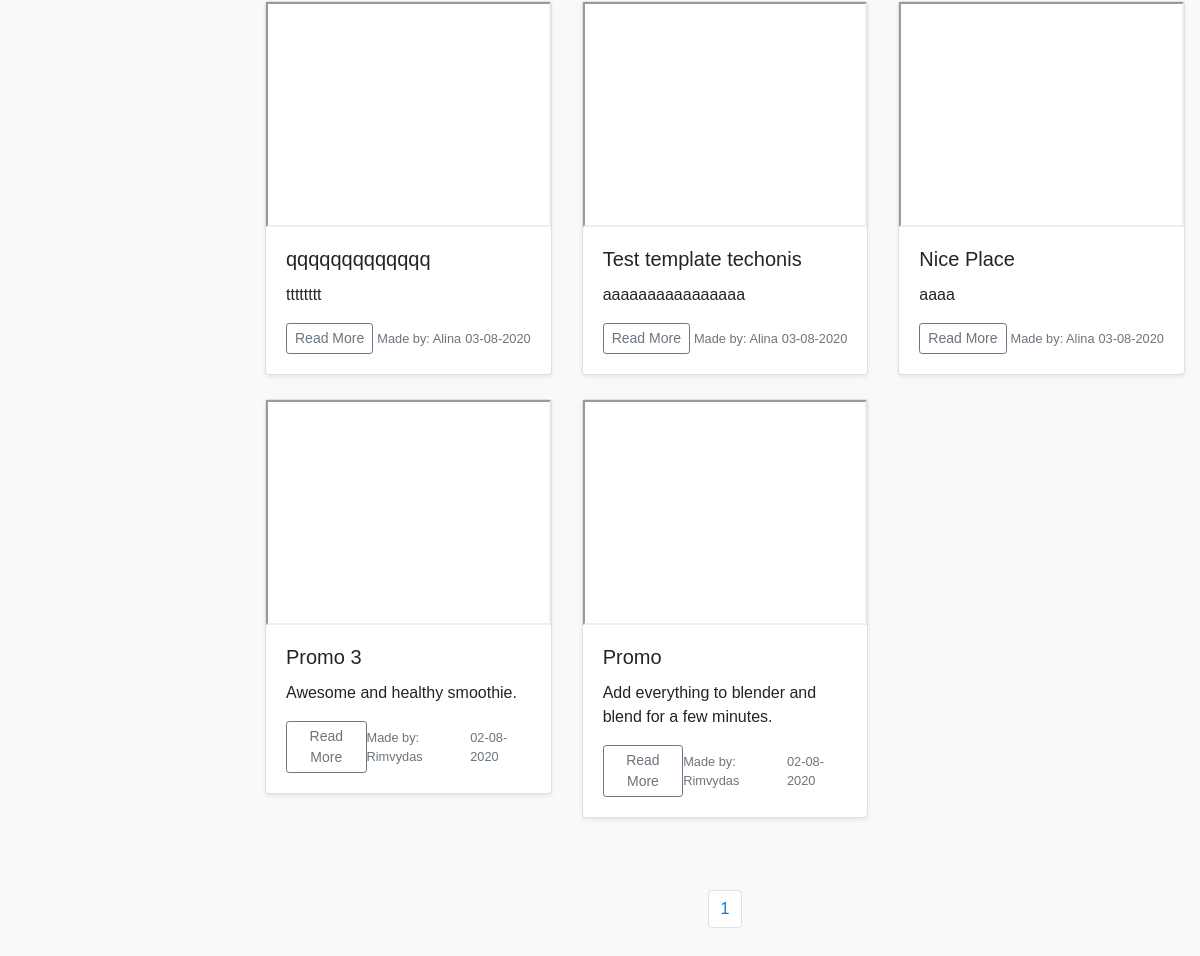
Page /all_recipes.html (lower part) on the earlier database version.
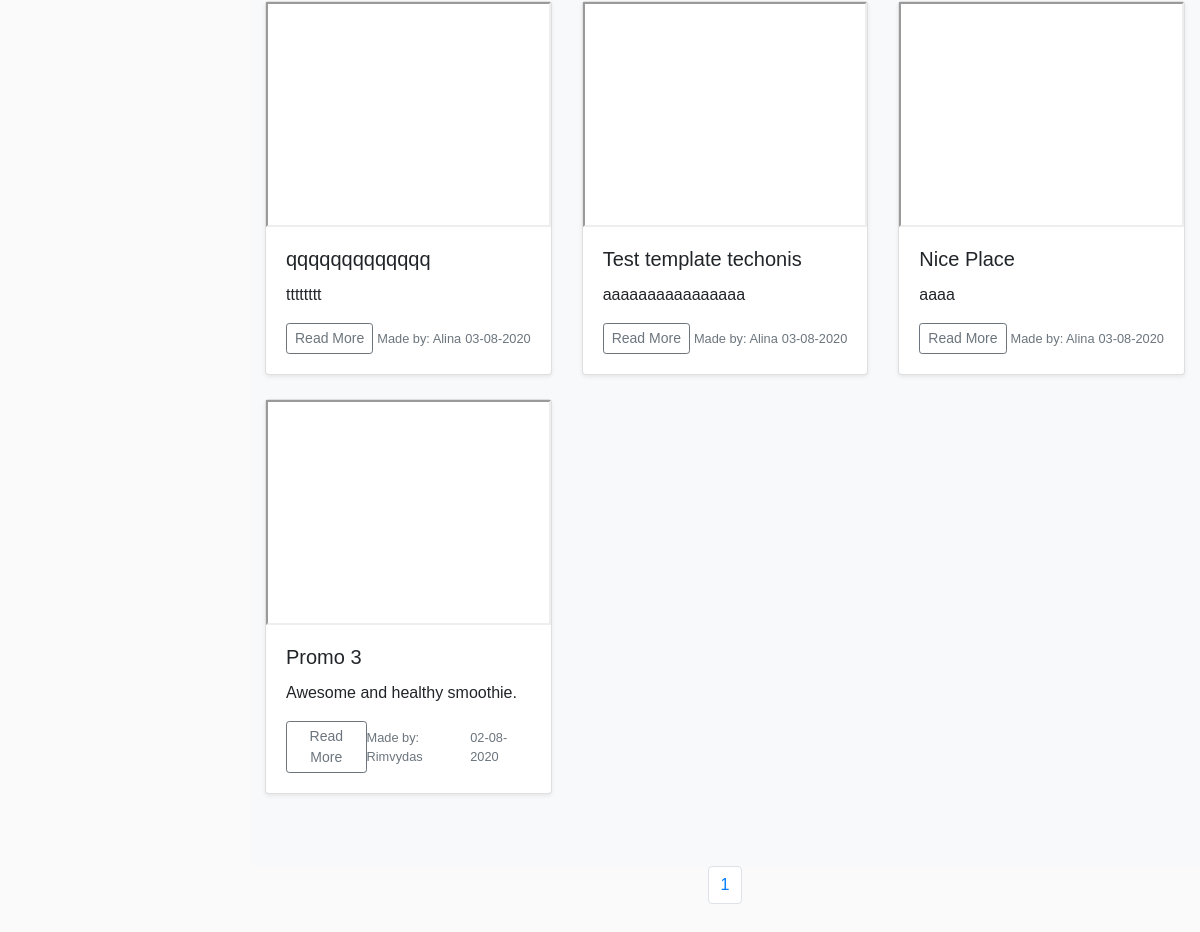
Same page on the later database version.
### po3/models.py (models this page shows, shortened)
class Recipe(db.Model):
    users = db.relationship(User)
    id = db.Column(db.Integer,primary_key=True)
    user_id = db.Column(db.Integer,db.ForeignKey('users.id'))
    date = db.Column(db.DateTime,nullable=False,default=datetime.today)
    title = db.Column(db.String(140),nullable=False)
    description = db.Column(db.Text,nullable=False)
    ingriedient1 = db.Column(db.String(16),nullable=False)
    ingriedient2 = db.Column(db.String(16),nullable=False)
    ingriedient3 = db.Column(db.String(16),nullable=False)
    smoothie_video = db.Column(db.String(128),nullable=False)

class User(db.Model,UserMixin):
    __tablename__ = 'users'
    id = db.Column(db.Integer,primary_key=True)
    email = db.Column(db.String(128),unique=True,index=True,nullable=False)
    username = db.Column(db.String(32),nullable=False,unique=True)
    password_hash = db.Column(db.String(128))
    first_name = db.Column(db.String(64),nullable=False)
    last_name = db.Column(db.String(64),nullable=False)
    profile_image = db.Column(db.String(128),default='default.svg')
    short_story = db.Column(db.Text(),default="This is my short story")
    recipes = db.relationship('Recipe',backref='chef',lazy=True)

### po3/core/views.py (the view)
@core.route('/all_recipes.html')
def all_recipes():
    page = request.args.get('page',1,type=int)
    recipe_cards = Recipe.query.order_by(Recipe.date.desc()).paginate(page=page,per_page=9)
    return render_template('all_recipes.html',recipe_cards=recipe_cards)

### po3/templates/all_recipes.html (shortened to what this page needs)
{% extends 'base.html' %}
{% block content %}
  <div class="album py-5 bg-light">
    <div class="container">
      <div class="row">
        {% for recipe in recipe_cards.items %}
        <div class="col-md-4">
          <div class="card mb-4 shadow-sm">
            <iframe width="100%" height="225" src="{{recipe.smoothie_video}}"></iframe>
            <div class="card-body">
              <h5 class="card-title">{{recipe.title}}</h5>
              <p class="card-text">{{recipe.description|truncate(50)}}</p>
              <div class="d-flex justify-content-between align-items-center">
                <div class="btn-group">
                  <button type="button" class="btn btn-sm btn-outline-secondary"><a href="{{url_for('recipe_cards.recipe_card',recipe_card_id=recipe.id)}}">Read More</a></button>
                </div>
                <small class="text-muted">Made by: <a href="{{url_for('users.user_recipes',username=recipe.chef.username)}}">{{recipe.chef.first_name}}</a></small>
                <small class="text-muted">{{recipe.date.strftime('%d-%m-%Y')}}</small>
              </div>
            </div>
          </div>
        </div>
        {% endfor %}
      </div>
    </div>
  </div>
  <section>
      <nav aria-label="Page navigation example" class="d-xl-flex justify-content-center pb-5">
        <ul class="pagination">
        {% for page_number in recipe_cards.iter_pages(left_edge=1, right_edge=1, left_current=1, right_current=2) %}
          {% if recipe_cards.page == page_number %}
          <li class="page-item">
            <a class="page-link" href="{{url_for('core.all_recipes', page=page_number)}}">{{page_number}}</a>
          </li>
          {% else %}
          <li class="page-item">
            <a class="page-link" href="{{url_for('core.all_recipes', page=page_number)}}">{{page_number}}</a>
          </li>
          {% endif %}
        {% endfor %}
        </ul>
      </nav>
  </section>
{% endblock %}

### po3/templates/base.html (shortened to what this page needs)
<!DOCTYPE html>
<html lang="en-US">
<head>
    <link rel="stylesheet" href="https://stackpath.bootstrapcdn.com/bootstrap/4.5.0/css/bootstrap.min.css">
    <link rel="stylesheet" href="https://maxst.icons8.com/vue-static/landings/line-awesome/line-awesome/1.3.0/css/line-awesome.min.css">
    <link rel="stylesheet" href="{{ url_for('static', filename='css/style.css') }}">
</head>
<body>
    <div class="wrapper">
        <div id="recipes">
            {% block content %}
            {% endblock %}
        </div>
    </div>
</body>
</html>

### po3/static/css/style.css (style rules this page uses)
:root { --mainBlack: #242424; --mainBlue: #32B1CD; --mainPink: #D14398; --mainWhite: #FAFAFA; --mainGrey: #3D4849; --mainFont: 'Roboto'; --secondFont: 'Ubuntu'; }
html { height: 100vh; }
body { font-family: 'Arial'; background: var(--mainWhite); }
a, a:hover, a:focus { color: inherit; text-decoration: none; transition: all 0.3s; }
#recipes { width: 100%; }
.wrapper { display: flex; width: 100%; align-items: stretch; }

Differences in the rows shown:
removed Recipe: title "Promo", description "Add everything to blender and blend for a few minutes.", chef.first_name "Rimvydas", date "02-08-2020"
